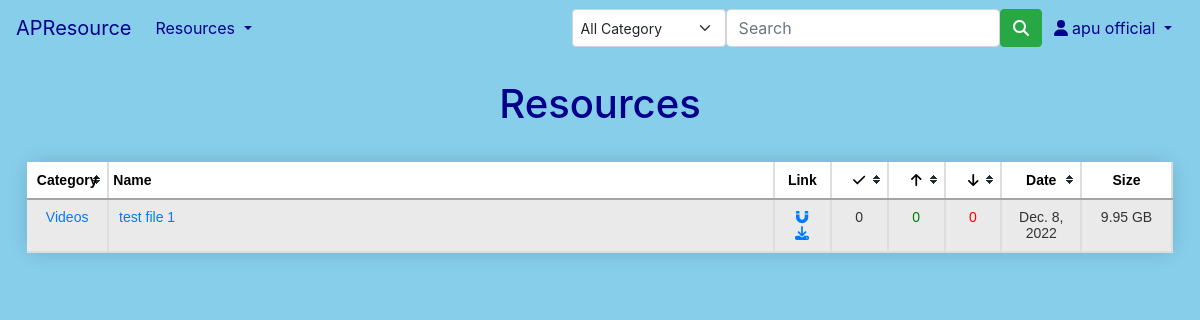
/resources/ (signed in), run on the app's committed database.
### main/models.py (models this page shows, shortened)
class TorFile(models.Model):
    user = models.ForeignKey(User, on_delete=models.CASCADE, default=None)
    title = models.CharField(max_length=200)
    desc = models.TextField(max_length=1000)
    file_field = models.FileField(upload_to="uploads/",validators=[validate_is_torrent,])
    date = models.DateField(auto_now_add=True)
    file_size = models.CharField(max_length=20, default=0)
    magnet = models.CharField(max_length=200, default="")
    infohash = models.CharField(max_length=200, default=0)
    total_completed = models.IntegerField(default=0)
    total_seeds = models.IntegerField(default=0)
    total_leechers = models.IntegerField(default=0)
    category = models.CharField(max_length=10, choices=CAT_LIST,default="None")

### main/views.py (the view)
# urls.py: path("resources/", views.resources, name="resources"),
@login_required(login_url="/account/login")
def resources(request):
    all_files = TorFile.objects.all().exclude(user=2)
    return render(request, "main/resources.html",{'all_files':all_files})

### main/templates/main/resources.html (shortened to what this page needs)
{% extends "main/base.html" %}
{% block content %}
<div class="text-center title">
   <h1>Resources</h1>
</div>
<div class="container">
<table id="myTable" class="tablesorter tablesorter-default">
   <thead>
      <tr>
         <th style="width: 6%;" scope="col" class="text-center">Category</th>
         <th style="width: 59%;" scope="col" class="sorter-false">Name</th>
         <th style="width: 5%;" scope="col" class="text-center sorter-false">Link</th>
         <th style="width: 5%;" scope="col" class="text-center" title="Completed Downloads"><i class="fa fa-check" ></i></th>
         <th style="width: 5%;" scope="col" class="text-center" title="Seeds"><i class="fa fa-arrow-up"></i></th>
         <th style="width: 5%;" scope="col" class="text-center" title="Leechers"><i class="fa fa-arrow-down"></i></th>
         <th style="width: 7%;" scope="col" class="text-center">Date</th>
         <th style="width: 8%;" scope="col" class="text-center sorter-false">Size</th>
      </tr>
   </thead>
   <tbody>
      {% for files in all_files%}
      <tr>
      <td class="text-center"><a href="/filter/{{files.category}}">{{files.category}}</a></td>
      <td><a href="/{{files.id}}">{{files.title}}</a></td>
      <td class="text-center">
         <a href="{{files.magnet}}"><i class="fa fa-magnet"></i></a>
         <a class="mx-1" href="{{files.file_field.url}}"><i class="fa fa-download"></i></a>
      </td>
      <td class="text-center">{{files.total_completed}}</td>
      <td class="text-center" style="color: green;">{{files.total_seeds}}</td>
      <td class="text-center" style="color: red;">{{files.total_leechers}}</td>
      <td class="text-center">{{files.date}}</td>
      <td class="text-center">{{files.file_size}}</td>
      </tr>
      {% endfor %}
   </tbody>
</table>
</div>
{% endblock %}

### main/templates/main/base.html (shortened to what this page needs)
{% load static %}
<!DOCTYPE html>
<html>
<head>
    <link href="https://cdn.jsdelivr.net/npm/bootstrap@5.0.2/dist/css/bootstrap.min.css" rel="stylesheet">
    <link rel="stylesheet" href="https://cdn.jsdelivr.net/npm/bootstrap@4.0.0/dist/css/bootstrap.min.css">
    <nav class="navbar navbar-expand-lg navbar-dark">
      <a class="navbar-brand" href="#" style="color: darkblue;">APResource</a>
      <div class="collapse navbar-collapse" id="navbarSupportedContent">
        {% if user.is_authenticated %}
          <ul class="navbar-nav me-auto mb-2 mb-lg-0">
            <li class="nav-item dropdown">
              <a class="nav-link dropdown-toggle" href="#" id="navbarDropdown" role="button" data-bs-toggle="dropdown" aria-expanded="false" style="color: darkblue;">
                Resources
              </a>
            </li>
          </ul>
          <form class="d-flex" method="POST" action="{% url 'search' %}">
            <select class="form-select form-select-sm" name="filtered" >
              <option selected>All Category</option>
            </select>
            <input style="width: 300px;" class="form-control" type="search" placeholder="Search" aria-label="Search" name="searched">
            <button class="btn btn-success" type="submit"><i class="fa fa-search"></i></button>
          </form>
          <ul class="navbar-nav mx-1">
            <li class="nav-item dropdown">
              <a class="nav-link dropdown-toggle" href="#" role="button" data-bs-toggle="dropdown" style="color: darkblue;">
                <i class="fa fa-user"></i>
                {{request.user.first_name}} {{request.user.last_name}}
              </a>
            </li>
        </ul>
        {% endif %}
      </div>
    </nav>
</head>
<body style="background-color:#87CEEB;">
    <div id="content" name="content">
	{% block content %}
	{% endblock %}
   <link rel="stylesheet" href="{% static '/css/theme.default.css' %}">
    </div>
</body>
</html>

### static/css/theme.default.css (style rules this page uses)
.tablesorter-default { width: 100%; font: 14px Arial, Sans-serif; color: #333; background-color: #fff; margin: 10px 0 15px; text-align: left; min-width: 400px; box-shadow: 0 0 20px rgba(0, 0, 0, 0.15); border-radius: 1em; }
.tablesorter-default th, .tablesorter-default thead td { font-weight: bold; color: #000; background-color: #fff; border-collapse: collapse; border-right: #dddddd solid 2px; border-bottom: #A4A4A4 solid 2px; padding: 0; }
.tablesorter-default .header, .tablesorter-default .tablesorter-header { background-position: center right; background-repeat: no-repeat; cursor: pointer; white-space: normal; padding: 0.7em; }
.tablesorter-default thead .sorter-false { background-image: none; cursor: default; padding: 4px; }
.tablesorter-default td { border-right: #dddddd solid 2px; border-bottom: #dddddd solid 2px; padding: 0.7em; vertical-align: top; }
.tablesorter-default tr.odd > td { background-color: #EAEAEA }

### main/templates/main/base.html (style rules this page uses)
body { background-color:#87CEEB; background-image:linear-gradient(0deg,#87CEEB,#87CEEB) no-repeat; }

### main/templates/main/resources.html (style rules this page uses)
.container { align-content: center; max-width: 98%; }
.title { color: darkblue; margin: 1.5em; }

### data on the page
TorFile: category "Videos", title "test file 1", total_completed "0", total_seeds "0", total_leechers "0", date "Dec. 8, 2022", file_size "9.95 GB"

### other printed values
{{ request.user.first_name }} "apu"
{{ request.user.last_name }} "official"
